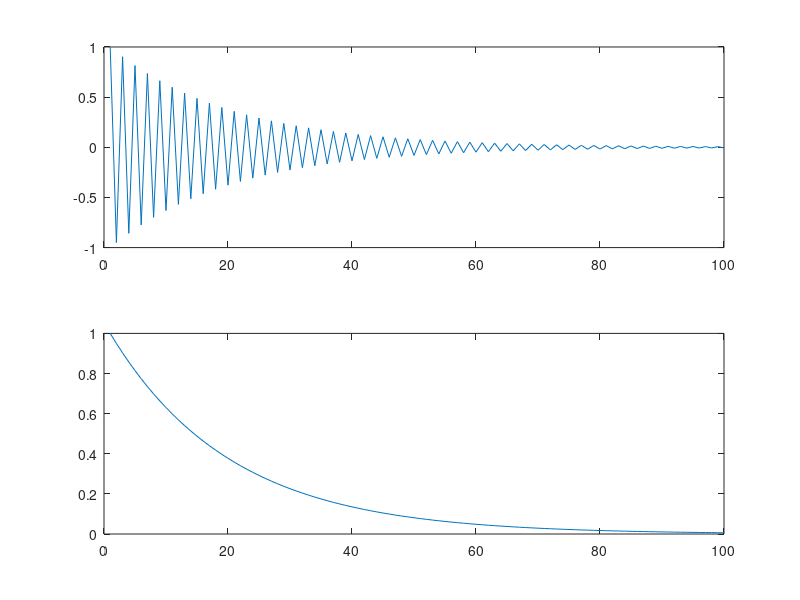
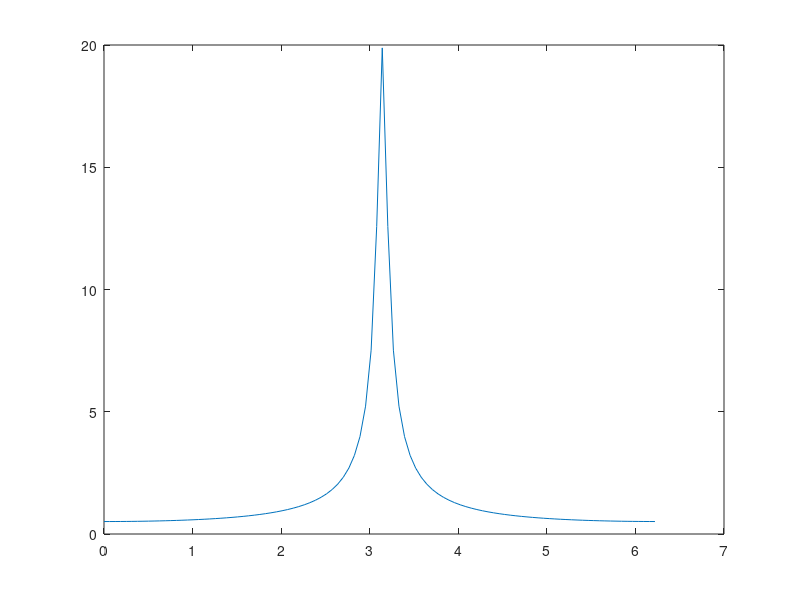
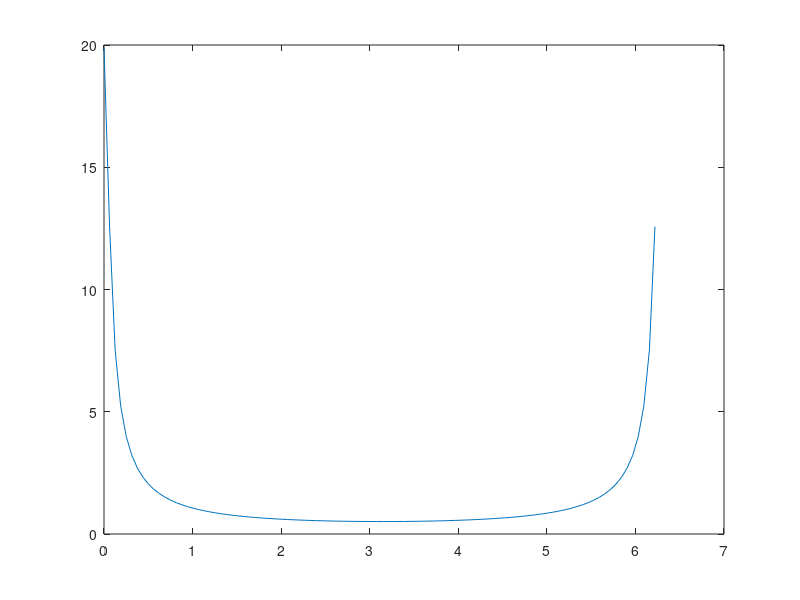

The MATLAB script that drew these images, in order:
%% sequence
close all;
%% filter
N=100;
%a=0.95
a=0.95;
h1=filter(1, [1 a], [1 zeros(1,N-1)]);
subplot(2,1,1)
plot(h1)
%a=-0.95
a=-0.95;
h2=filter(1, [1 a], [1 zeros(1,N-1)]);
subplot(2,1,2)
plot(h2)

%% FFT
H1=fft(h1);
figure
plot(0:2*pi/N:(N-1)*2*pi/N,abs(H1))

H2=fft(h2);
figure
plot(0:2*pi/N:(N-1)*2*pi/N,abs(H2))